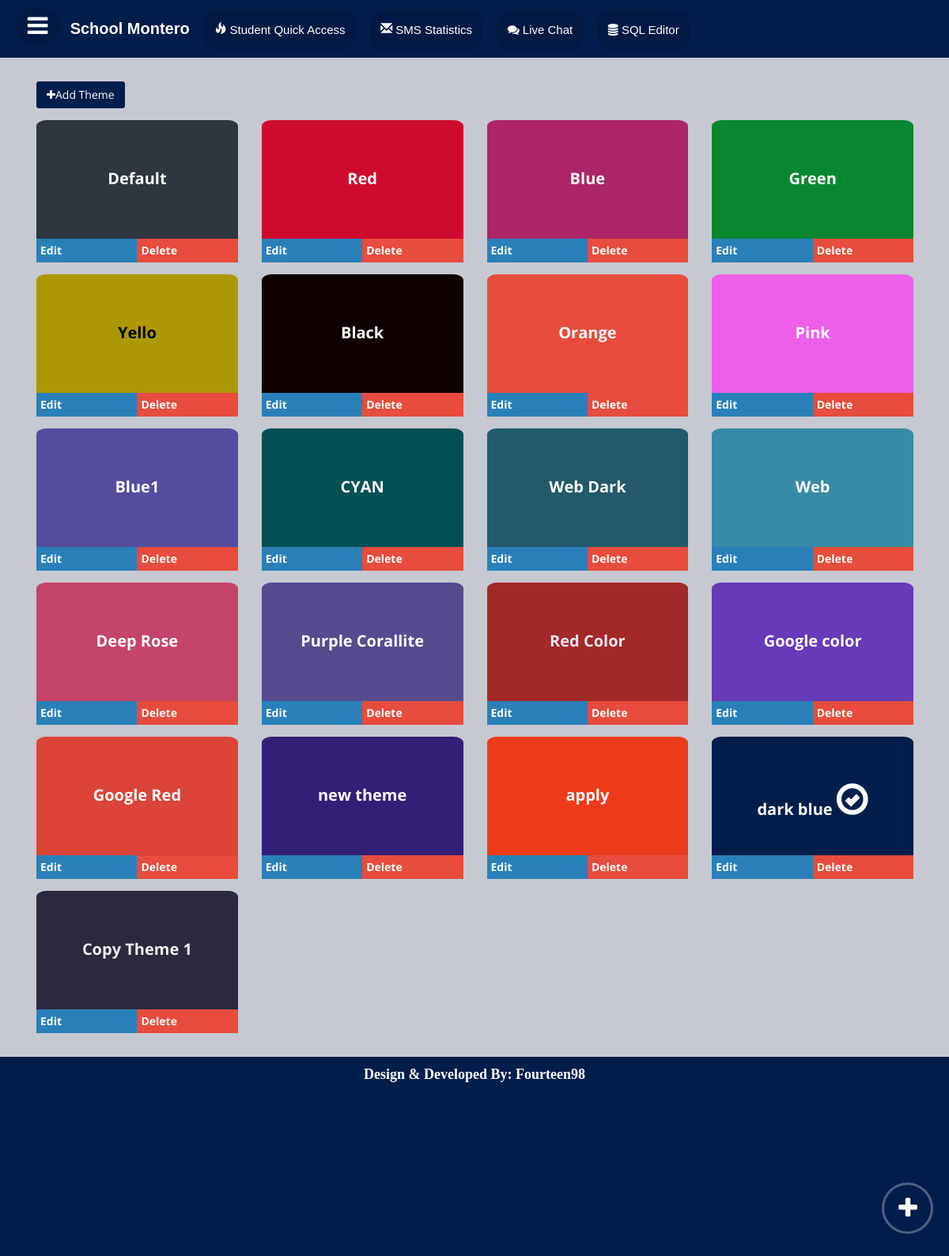
Screenshot of /theme.php (signed in) with the database file from the repository.
### tables this page shows
CREATE TABLE `setting` (
  `id` int(11) NOT NULL,
  `option_name` text,
  `option_value` text
);

CREATE TABLE `theme` (
  `id` int(11) NOT NULL,
  `name` text NOT NULL,
  `bg_color` text NOT NULL,
  `sidebar_hover` text NOT NULL,
  `sidebar_list` text NOT NULL,
  `sidebar_list_hover` text NOT NULL,
  `font_color` text NOT NULL,
  `date` date NOT NULL,
  `added_by` int(11) NOT NULL
);

### layout/header.php (called while the page is built)
<?php
include "layout.php";
?>

### theme.php (called while the page is built)
<?php
include "layout/header.php";
include "page/theme/theme.php";
include "layout/footer.php";
?>

### config/connect.php (called while the page is built, shortened)
<?php
class database
{
  public $host = "localhost";
  public $user = "fourteen";
  public $pass = "fourteen98";
  public $db = "school";
  public $conn;
  public function __construct()
  {
    $this->set_institute_info();
  }
  public function connection()
  {
    $this->conn = mysqli_connect($this->host, $this->user, $this->pass, $this->db);
    if (!$this->conn) {
      echo "Conection failed";
    } else return 1;
  }
  public function select($query)
  {
    return $this->result = mysqli_query($this->conn, $query);
  }
  public function set_institute_info()
  {
    $sql = "select * from setting";
    $info = $this->get_sql_array($sql);
    $img = "upload/custom_content/";
    $this->site_name = $info[0]['option_value'];
  }
  public function process_mysql_array($info)
  {
    $res = array();
    $c = 0;
    foreach ($info as $key => $value) {
      if ($c % 2 == 1) $res[$key] = $value;
      $c++;
    }
    return $res;
  }
  public function get_sql_array($sql)
  {
    $info = array();
    $res = $this->select($sql);
    while ($row = mysqli_fetch_array($res)) {
      $sub = $this->process_mysql_array($row);
      array_push($info, $sub);
    }
    return $info;
  }
}
?>

### layout/header_script.php (called while the page is built, shortened)
<?php
if( isset($_SESSION['user'])!="" ){
$db=new database();
include 'script/theme/theme.php';
include 'script/user/user.php';
$id=$_SESSION['user'];
$user_ob=new user($id);
$user=$user_ob->get_user_info();
$login_user=$user_ob->get_login_user();
$theme=new theme();
$theme_info=$theme->get_theme_info();
}
else{
    echo "<script>window.location.href = 'login.php';</script>";
}
?>

### script/theme/theme.php (called while the page is built, shortened)
<?php
class theme {
 public function __construct(){
     $this->db=new database();
 }
 public function select($query){
   return $this->result=$this->db->select($query);
  }
  public function get_theme_info(){
    $info=array();
    $sub=array();
    $sql="select * from theme";
     $res=$this->select($sql);
     while ($row=mysqli_fetch_array($res)) {
      $id=$row['id'];
      $sub['id']=$id;
      $sub['name']=$row['name'];
      $sub['bg_color']=$row['bg_color'];
      $sub['font_color']=$row['font_color'];
      $sub['date']=$row['date'];
      $sub['added_by']=$row['added_by'];
      $info[$id]=$sub;
     }
   return $info;
  }
}
?>

### script/user/user.php (called while the page is built, shortened)
<?php
class user {
public $login_user_id;
 public function __construct($id=""){
     $this->login_user_id=$id;
     $this->db=new database();
 }
 public function select($query){
   return $this->result=$this->db->select($query);
  }
public function get_user_info(){
	$info=array();
	$sql="select * from user";
	$res=$this->select($sql);
	while ($row=mysqli_fetch_array($res)) {
		$id=$row['id'];
		$sub=$this->db->process_mysql_array($row);
		$sub['photo_orginal']=$row['photo'];
		$sub['phone']='0'.$sub['phone'];
		$sub['photo']="upload/user_photo/".$sub['photo'];
		$info[$id]=$sub;
	}
	return $info;
}
public function get_login_user(){
	$info=$this->get_user_info();
	return $info[$this->login_user_id];
}
}
?>

### page/theme/theme.php (the view, shortened to what this page needs)
<button class="btn btn-primary" onclick="add_theme()"><i class="fa fa-plus"></i>Add Theme</button>
<div class="row" style="">
<?php
$uid=$login_user['id'];
$theme=$login_user['theme'];
foreach ($theme_info as $key => $value) {
	$bg_color=$value['bg_color'];
	$font_color=$value['font_color'];
	$name=$value['name'];
	$id=$value['id'];
?>
<form action="" method="post">
	<div class="col-md-3 col-sm-3" style="margin-top: 15px; margin-right: 0px;">
		<div class="theme">
			<div class="header_theme" style="background-color: <?php echo "$bg_color"; ?>; color: <?php echo "$font_color"; ?>"onclick="fun(<?php echo "$uid,$id"; ?>)" >
			<center>
			<?php echo "$name"; ?>
			<?php
           if($theme==$id){
           	?>
           	<span style="font-size: 40px" class="glyphicon glyphicon-ok-circle" aria-hidden="true"></span>
           <?php
			}
			?>
		</center>
			</div>
			<div class="col-md-6 col-sm-6 edit" onclick="edit_theme(<?php echo "$id"; ?>)">Edit</div>
			<div class="col-md-6 col-sm-6 delete">Delete</div>
		</div>
	</div>
</form>
<?php } ?>
</div>

### layout/nev_bar.php (shortened to what this page needs)
<?php
$permit_role=($role<=5)?"Montero":"ins";
$chat_due=$chat->get_chat_last_list($permit_role);
$chat_due=($chat_due==0)?"":"($chat_due)";
?>
 <div class="navbar navbar-default" role="navigation" style="position: auto; border-width: 0px 0px 1px 0px; border-color: rgba(0,0,0,0.2); padding: 10px;" >
        <div class="navbar-headerr"  style="position: auto; border-width: 0px;">
        <ul class="nav navbar-nav navbar-left">
          <span onclick="action_side_bar()" class="sidebar-toggle-action">
          <button  class="btn_nav_toggle"><i class="fa fa-bars" id="icon_div"></i></button>
          </span>
          <a class="" href="index.php"><span class="navbar-brand"  style="color:var(--font-color)"><font class="logo_title"> <?php echo $db->site_name; ?></font></span></a>
          <span class="nev_bar_button_area">
           <button onclick="student_info_nav_bar()" class="btn_tab" style="margin-left: 15px;"><span class="glyphicon glyphicon-fire"></span> Student Quick Access</button>
           <button onclick="sms_state_nav()" class="btn_tab" style="margin-left: 15px;"><span class="glyphicon glyphicon-envelope"></span> SMS Statistics</button>
           <button onclick="live_chat_nav()" class="btn_tab" style="margin-left: 15px;"><i class="fa fa-comments"></i> Live Chat <b><?php echo "$chat_due"; ?></b></button>
           <button onclick="sql_editor()" class="btn_tab" style="margin-left: 15px;"><span class="fa fa-database"></span> SQL Editor</button>
          </span>
        </ul>
        </div>
</div>
<link rel="stylesheet" type="text/css" href="style/css/nav_bar.css">

### rows the page displays
setting: option_value "School Montero"
theme: name "Default"
theme: name "Red"
theme: name "Blue"
theme: name "Green"
theme: name "Yello"
theme: name "Black"
theme: name "Orange"
theme: name "Pink"
theme: name "Blue1"
theme: name "CYAN"
theme: name "Web Dark"
theme: name "Web"
theme: name "Deep Rose"
theme: name "Purple Corallite"
theme: name "Red Color"
theme: name "Google color"
theme: name "Google Red"
theme: name "new theme"
theme: name "apply"
theme: name "dark blue"
theme: name "Copy Theme 1"
